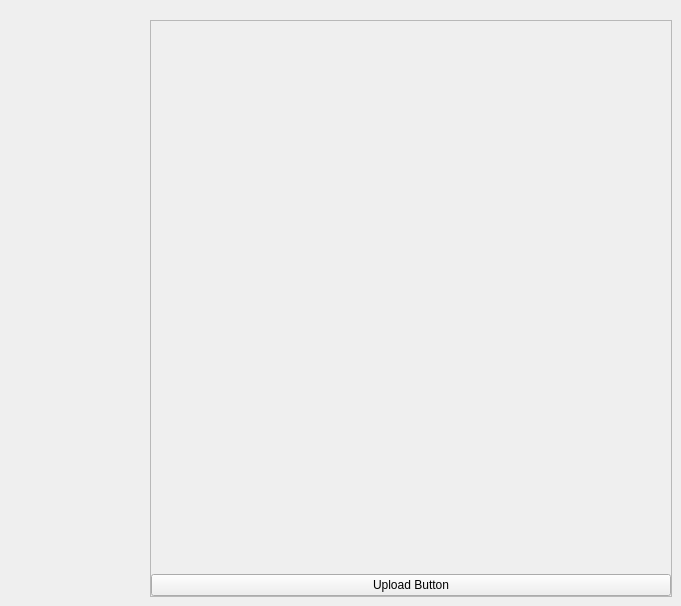
            <widget class="QWidget" name="pageUpload">
             <widget class="QFrame" name="uploadframe">
              <property name="geometry">
               <rect>
                <x>150</x>
                <y>20</y>
                <width>522</width>
                <height>577</height>
               </rect>
              </property>
              <property name="sizePolicy">
               <sizepolicy hsizetype="Expanding" vsizetype="Expanding">
                <horstretch>0</horstretch>
                <verstretch>0</verstretch>
               </sizepolicy>
              </property>
              <property name="frameShape">
               <enum>QFrame::StyledPanel</enum>
              </property>
              <property name="frameShadow">
               <enum>QFrame::Raised</enum>
              </property>
              <layout class="QGridLayout" name="gridLayout">
               <property name="leftMargin">
                <number>0</number>
               </property>
               <property name="topMargin">
                <number>0</number>
               </property>
               <property name="rightMargin">
                <number>0</number>
               </property>
               <property name="bottomMargin">
                <number>0</number>
               </property>
               <item row="0" column="0">
                <widget class="QLabel" name="label_2">
                 <property name="text">
                  <string/>
                 </property>
                 <property name="pixmap">
                  <pixmap>../145872130-write-text-create-or-edit-document-pencil-and-paper-white-icon-with-shadow-on-transparent-removebg-preview.png</pixmap>
                 </property>
                </widget>
               </item>
               <item row="1" column="0">
                <widget class="QPushButton" name="uploadbutton">
                 <property name="cursor">
                  <cursorShape>PointingHandCursor</cursorShape>
                 </property>
                 <property name="text">
                  <string>Upload Button</string>
                 </property>
                 <property name="iconSize">
                  <size>
                   <width>35</width>
                   <height>35</height>
                  </size>
                 </property>
                 <property name="checkable">
                  <bool>false</bool>
                 </property>
                </widget>
               </item>
              </layout>
             </widget>
            </widget>
